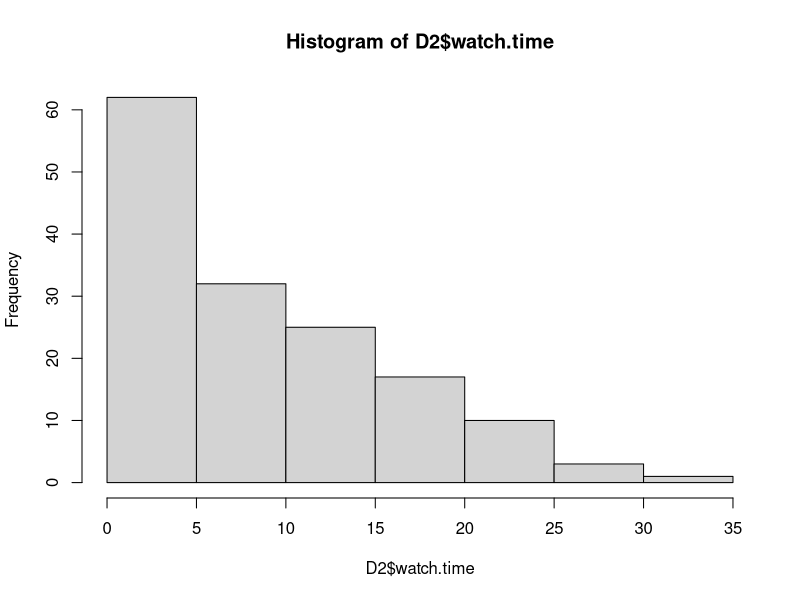
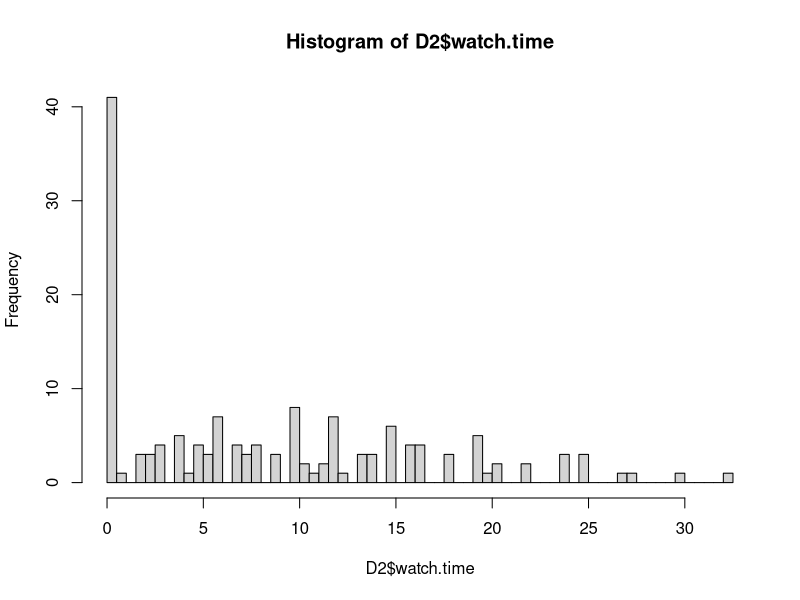
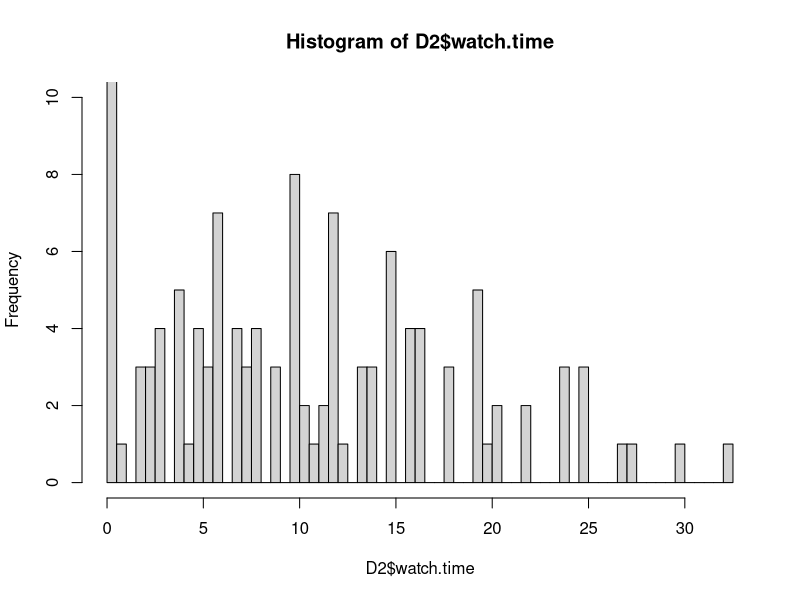
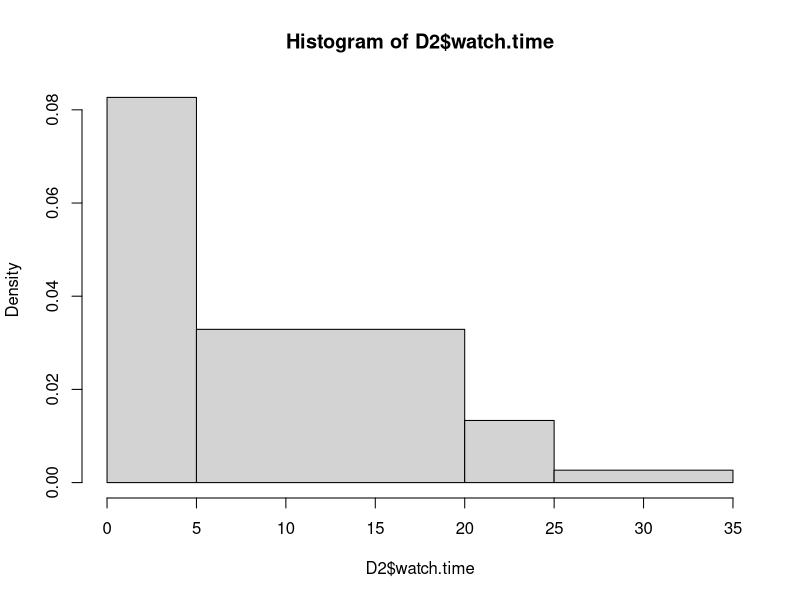
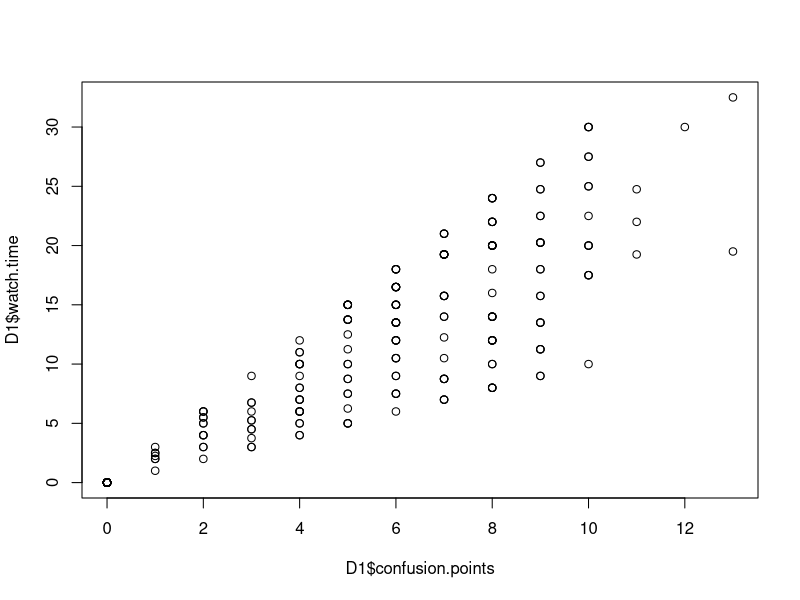
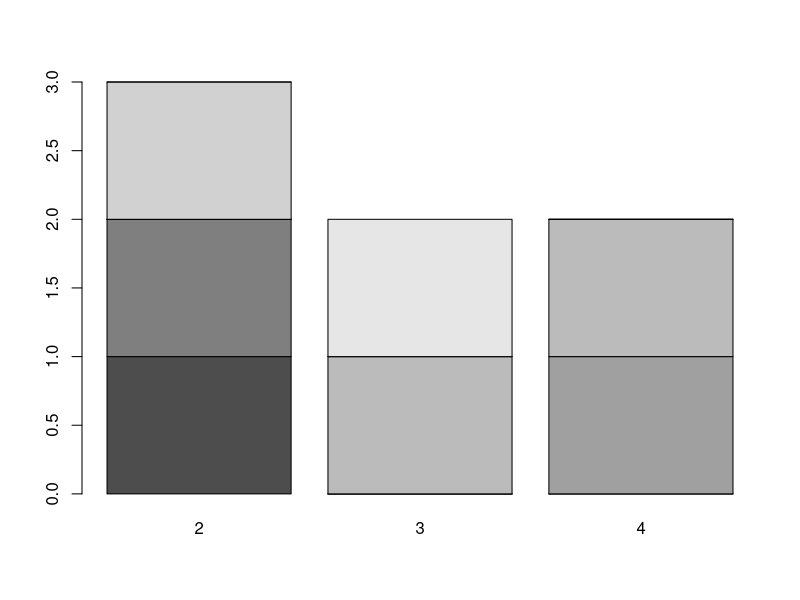
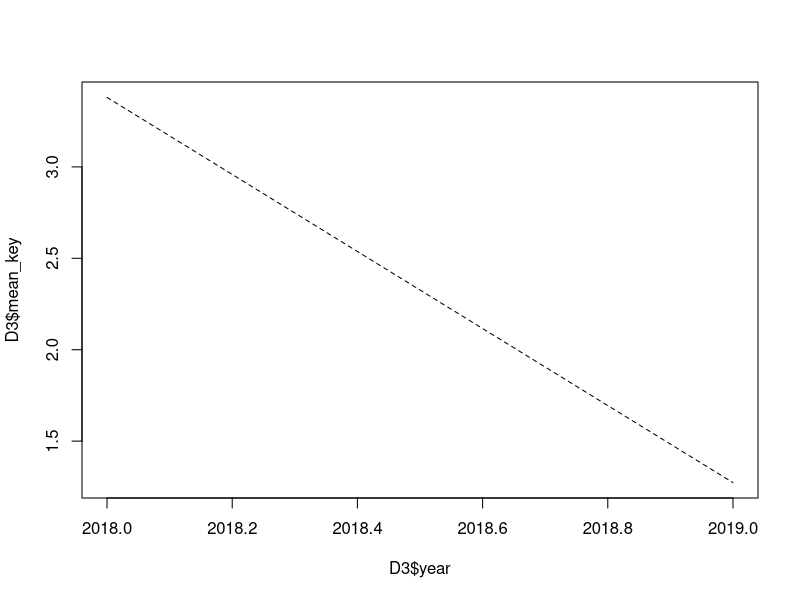
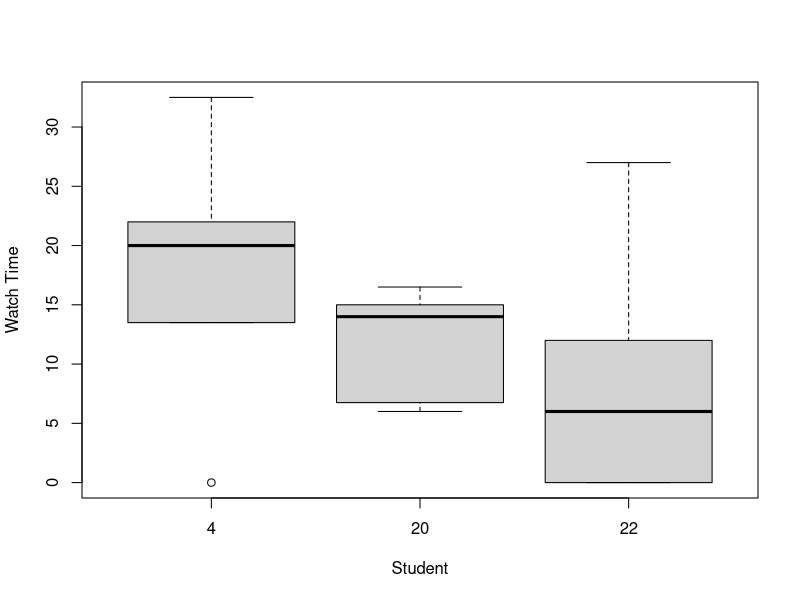

Source code (R) for these figures, in order:
## ---- chunk 1
#Install the 'tidyverse' package or if that does not work, install the 'dplyr' and 'tidyr' packages.

#Load the package(s) you just installed

library(tidyr)
library(dplyr)

#Read in the data
D1 <- read.csv("video-data.csv", header = TRUE)

#Create a data frame only contains the years 2018
D2 <- filter(D1, year == 2018)
## ---- chunk 2
#Generate a histogram of the watch time for the year 2018

hist(D2$watch.time)

#Change the number of breaks to 100, do you get the same impression?

hist(D2$watch.time, breaks = 100)

#Cut the y-axis off at 10

hist(D2$watch.time, breaks = 100, ylim = c(0,10))

#Restore the y-axis and change the breaks so that they are 0-10, 10-20, 20-80, 80-100

hist(D2$watch.time, breaks = c(0,5,20,25,35))

## ---- chunk 3
#Plot the number of confusion points against the watch time

plot(D1$confusion.points, D1$watch.time)

#Create two variables x & y
x <- c(1,3,2,7,6,4,4)
y <- c(2,4,2,3,2,4,3)

#Create a table from x & y
table1 <- table(x,y)

#Display the table as a Barplot
barplot(table1)

#Create a data frame of the average total key points for each year and plot the two against each other as a lines

D3 <- D1 %>% group_by(year) %>% summarise(mean_key = mean(key.points))

plot(D3$year, D3$mean_key, type = "l", lty = "dashed")

#Create a boxplot of total enrollment for three students
D4 <- filter(D1, stid == 4|stid == 20| stid == 22)
#The drop levels command will remove all the schools from the variable with no data  
D4 <- droplevels(D4)
boxplot(D4$watch.time~D4$stid, xlab = "Student", ylab = "Watch Time")
## ---- chunk 4
#Use matrix notation to select columns 2, 5, 6, and 7
D5 <- D1[,c(2,5,6,7)]
#Draw a matrix of plots for every combination of variables
pairs(D5)
## ---- chunk 5
#rnorm(100, 75, 15) creates a random sample with a mean of 75 and standard deviation of 20
#pmax sets a maximum value, pmin sets a minimum value
#round rounds numbers to whole number values
#sample draws a random samples from the groups vector according to a uniform distribution


## ---- chunk 6

## ---- chunk 7
#cut() divides the range of scores into intervals and codes the values in scores according to which interval they fall. We use a vector called `letters` as the labels, `letters` is a vector made up of the letters of the alphabet.

## ---- chunk 8
library(RColorBrewer)
#Let's look at the available palettes in RColorBrewer

#The top section of palettes are sequential, the middle section are qualitative, and the lower section are diverging.
#Make RColorBrewer palette available to R and assign to your bins

#Use named palette in histogram

## ---- chunk 9
#Make a vector of the colors from RColorBrewer

## ---- chunk 10

## ---- chunk 11


## ---- chunk 12

## ---- chunk 13

